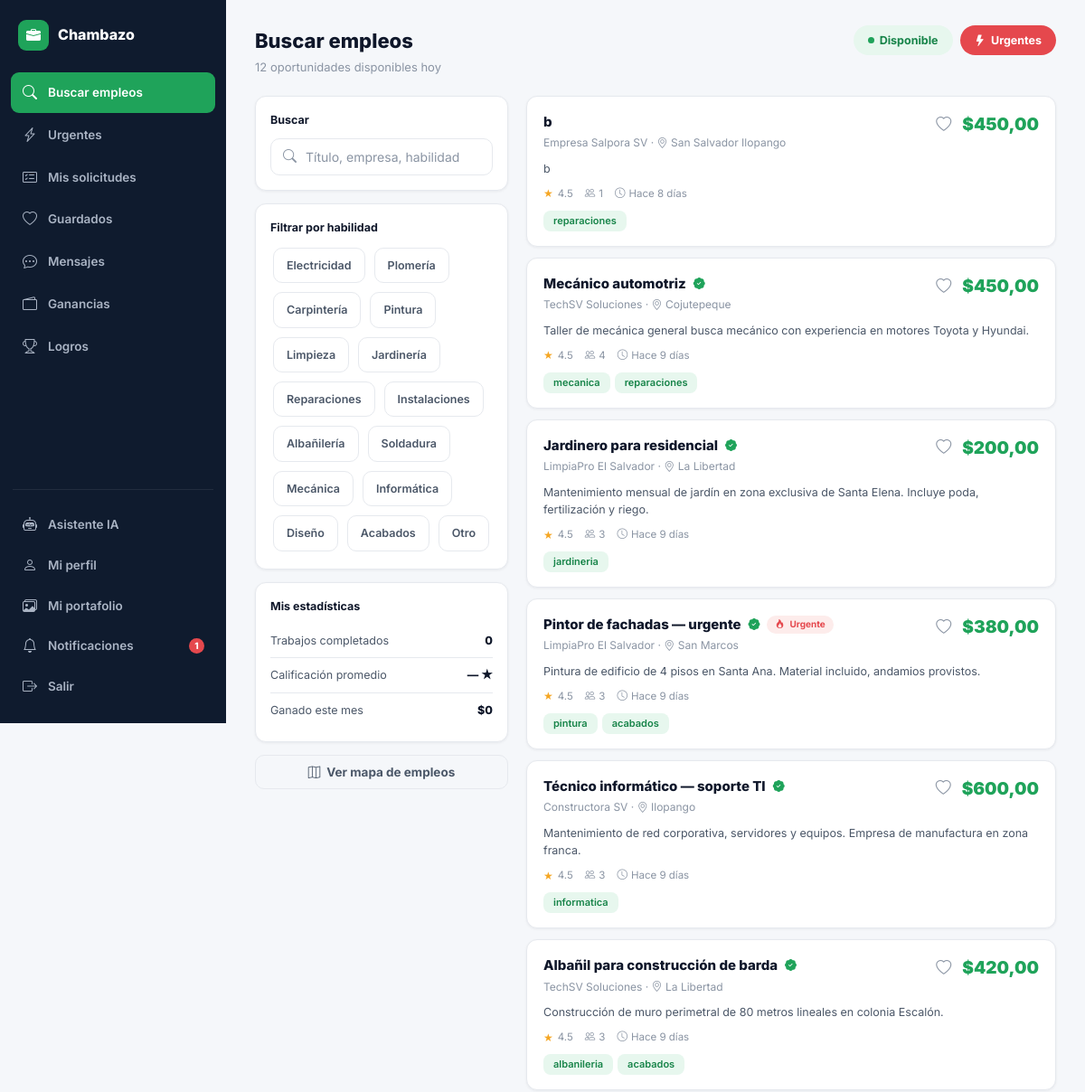
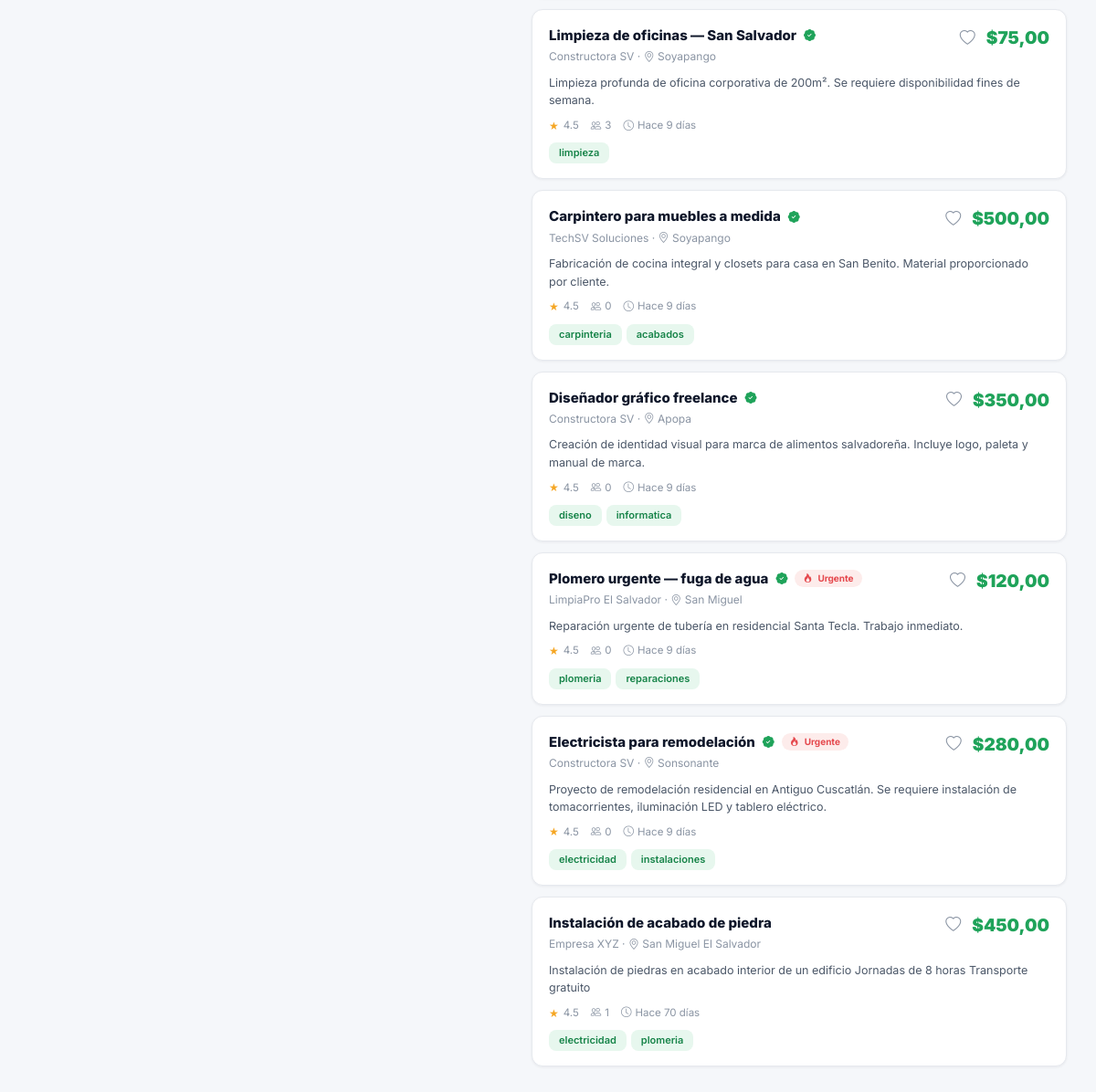
/inicio/ (signed in), run on the app's committed database (2 pictures, top to bottom).
### core/models.py (models this page shows, shortened)
class UserProfile(models.Model):
    ROL_CHOICES = [('trabajador', 'Trabajador'), ('contratista', 'Contratista')]
    user        = models.OneToOneField(User, on_delete=models.CASCADE, related_name='profile')
    rol         = models.CharField(max_length=20, choices=ROL_CHOICES)
    telefono    = models.CharField(max_length=20, blank=True)
    ubicacion   = models.CharField(max_length=100, blank=True)
    lat         = models.FloatField(null=True, blank=True)
    lng         = models.FloatField(null=True, blank=True)
    descripcion = models.TextField(blank=True)
    habilidades = models.JSONField(default=list, blank=True)
    empresa     = models.CharField(max_length=100, blank=True)
    foto        = models.ImageField(upload_to='fotos/', null=True, blank=True)
    verificado  = models.BooleanField(default=False)
    calificacion= models.FloatField(default=0.0)
    total_trabajos = models.IntegerField(default=0)
    notif_email = models.BooleanField(default=True)
    notif_sistema = models.BooleanField(default=True)
    disponible  = models.BooleanField(default=True)   # activo para contratar
    tarifa_hora = models.DecimalField(max_digits=8, decimal_places=2, null=True, blank=True)
    experiencia_anos = models.PositiveIntegerField(default=0)
    portfolio_url = models.URLField(blank=True)
    @property
    def nombre_display(self):
        if self.rol == 'contratista' and self.empresa:
            return self.empresa
        return self.user.get_full_name() or self.user.username
    def match_score(self, trabajo):
        if not self.habilidades or not trabajo.habilidades_req:
            return 0
        mias = set(self.habilidades)
        req  = set(trabajo.habilidades_req)
        if not req:
            return 0
        return int(len(mias & req) / len(req) * 100)

class Trabajo(models.Model):
    ESTADO_VACANTE = [
        ('disponible', 'Disponible'),
        ('en_proceso', 'En proceso'),
        ('ocupada', 'Ocupada'),
    ]
    contratista   = models.ForeignKey(User, on_delete=models.CASCADE, related_name='trabajos_publicados')
    titulo        = models.CharField(max_length=200)
    categoria     = models.CharField(max_length=50, choices=CATEGORY_CHOICES)
    descripcion   = models.TextField()
    requisitos    = models.TextField(blank=True)
    beneficios    = models.TextField(blank=True)
    ubicacion     = models.CharField(max_length=200)
    lat           = models.FloatField(null=True, blank=True)
    lng           = models.FloatField(null=True, blank=True)
    presupuesto   = models.DecimalField(max_digits=10, decimal_places=2)
    es_urgente    = models.BooleanField(default=False)
    estado_vacante= models.CharField(max_length=20, choices=ESTADO_VACANTE, default='disponible')
    activo        = models.BooleanField(default=True)
    creado        = models.DateTimeField(auto_now_add=True)
    actualizado   = models.DateTimeField(auto_now=True)
    habilidades_req = models.JSONField(default=list, blank=True)
    vistas        = models.PositiveIntegerField(default=0)
    modalidad     = models.CharField(max_length=20, choices=[
        ('presencial','Presencial'), ('remoto','Remoto'), ('hibrido','Híbrido')
    ], default='presencial')
    duracion      = models.CharField(max_length=100, blank=True,
                                     help_text='Ej: 3 días, 1 semana')
    verificacion_requerida = models.BooleanField(default=False)
    pagado        = models.BooleanField(default=False)
    fecha_pago    = models.DateTimeField(null=True, blank=True)
    class Meta:
        ordering = ['-creado']
    @property
    def tiempo_relativo(self):
        from django.utils import timezone
        diff = timezone.now() - self.creado
        if diff.days > 0:
            return f"Hace {diff.days} día{'s' if diff.days > 1 else ''}"
        hours = diff.seconds // 3600
        if hours > 0:
            return f"Hace {hours} hora{'s' if hours > 1 else ''}"
        mins = diff.seconds // 60
        return f"Hace {mins} minutos"
    @property
    def candidatos_count(self):
        return self.solicitudes.count()

### core/views.py (the view)
# urls.py: path('inicio/', views.home_trabajador, name='home_trabajador'),
@login_required
def home_trabajador(request):
    qs = Trabajo.objects.filter(activo=True).select_related('contratista__profile')
    q = request.GET.get('q', '')
    categoria = request.GET.get('categoria', '')
    urgente = request.GET.get('urgente', '')
    if q:
        qs = qs.filter(Q(titulo__icontains=q) | Q(descripcion__icontains=q) | Q(ubicacion__icontains=q))
    if categoria:
        qs = qs.filter(categoria=categoria)
    if urgente:
        qs = qs.filter(es_urgente=True)
    profile = request.user.profile
    guardado_ids = set(TrabajoGuardado.objects.filter(usuario=request.user).values_list('trabajo_id', flat=True))
    trabajos_list = []
    for t in qs[:60]:
        t.match = profile.match_score(t)
        t.esta_guardado = t.pk in guardado_ids
        trabajos_list.append(t)
    mis_sols = Solicitud.objects.filter(trabajador=request.user)
    stats = {
        'completados': mis_sols.filter(estado='contratado').count(),
        'calificacion': profile.calificacion,
        'ganado_mes': _ganado_este_mes(request.user),
    }
    ctx = ctx_base(request)
    ctx.update({'trabajos': trabajos_list, 'stats': stats, 'active': 'buscar', 'skills': SKILL_CHOICES})
    return render(request, 'core/home_trabajador.html', ctx)

### core/views.py (called while the page is built)
def ctx_base(request):
    ctx = {'GOOGLE_MAPS_KEY': settings.GOOGLE_MAPS_API_KEY}
    if request.user.is_authenticated:
        ctx['notif_count'] = Notificacion.objects.filter(usuario=request.user, leida=False).count()
        if request.user.profile.rol == 'trabajador':
            ctx['urgentes_count'] = Trabajo.objects.filter(activo=True, es_urgente=True).count()
            ctx['solicitudes_pend_count'] = Solicitud.objects.filter(
                trabajador=request.user, estado__in=['pendiente', 'en_revision']).count()
    return ctx

def _ganado_este_mes(user):
    hoy = timezone.now()
    total = Solicitud.objects.filter(
        trabajador=user, estado='contratado',
        actualizado__year=hoy.year, actualizado__month=hoy.month
    ).aggregate(s=Sum('trabajo__presupuesto'))['s']
    return total or 0

### core/templates/core/home_trabajador.html (shortened to what this page needs)
{% extends 'core/base.html' %}
{% block body %}
{% include 'core/_sidebar_trabajador.html' %}
<div class="page-hd">
  <div>
    <h1>Buscar empleos</h1>
    <p>{{ trabajos|length }} oportunidad{{ trabajos|length|pluralize:"es" }} disponible{{ trabajos|length|pluralize }} hoy</p>
  </div>
  <div class="pill-toggle">
    <span class="pill pill-green"><span class="pill-dot"></span>Disponible</span>
    <a href="{% url 'trabajos_urgentes' %}" class="pill pill-red"><i class="bi bi-lightning-fill"></i> Urgentes</a>
  </div>
</div>
<div class="layout-2col">
  <div>
    <div class="filter-card">
      <h4>Buscar</h4>
      <form method="get" id="searchForm">
        <div class="input-icon-wrap">
          <i class="bi bi-search"></i>
          <input type="text" name="q" value="{{ request.GET.q }}" class="form-control" placeholder="Título, empresa, habilidad">
        </div>
      </form>
    </div>
    <div class="filter-card">
      <h4>Filtrar por habilidad</h4>
      <div style="display:flex;flex-wrap:wrap;gap:4px;">
        {% for val, label in skills %}
        <a href="?categoria={{ val }}{% if request.GET.q %}&q={{ request.GET.q }}{% endif %}"
           class="cat-icon-btn {% if request.GET.categoria == val %}active{% endif %}">{{ label }}</a>
        {% endfor %}
      </div>
    </div>
    <div class="filter-card">
      <h4>Mis estadísticas</h4>
      <div class="mini-stat-row"><span class="lbl">Trabajos completados</span><span class="val">{{ stats.completados }}</span></div>
      <div class="mini-stat-row"><span class="lbl">Calificación promedio</span><span class="val">{{ stats.calificacion|default:"—" }} ★</span></div>
      <div class="mini-stat-row"><span class="lbl">Ganado este mes</span><span class="val t-green">${{ stats.ganado_mes }}</span></div>
    </div>
    <button onclick="toggleMap()" class="btn btn-outline btn-full" id="mapToggleBtn">
      <i class="bi bi-map"></i> Ver mapa de empleos
    </button>
  </div>
  <div>
    {% for trabajo in trabajos %}
    <div class="job-row-card">
      <div class="job-row-top">
        <div style="flex:1;min-width:0;">
          <div class="flex-c gap-8">
            <a href="{% url 'trabajo_detalle' trabajo.pk %}" class="job-row-title-link">{{ trabajo.titulo }}</a>
            {% if trabajo.contratista.profile.verificado %}<i class="bi bi-patch-check-fill t-green" style="font-size:13px;"></i>{% endif %}
            {% if trabajo.es_urgente %}<span class="pill pill-red-lt" style="padding:2px 9px;font-size:10px;"><i class="bi bi-fire"></i> Urgente</span>{% endif %}
          </div>
          <div class="job-row-author">{{ trabajo.contratista.profile.nombre_display }} · <i class="bi bi-geo-alt"></i> {{ trabajo.ubicacion }}</div>
        </div>
        <div class="flex-c gap-10" style="flex-shrink:0;">
          <form method="post" action="{% url 'toggle_guardado' trabajo.pk %}"><input type="hidden" name="next" value="{{ request.get_full_path }}">{% csrf_token %}
            <button type="submit" class="save-heart {% if trabajo.esta_guardado %}saved{% endif %}"><i class="bi {% if trabajo.esta_guardado %}bi-heart-fill{% else %}bi-heart{% endif %}"></i></button>
          </form>
          <div class="job-row-price">${{ trabajo.presupuesto }}</div>
        </div>
      </div>
      <div class="job-row-desc">{{ trabajo.descripcion|truncatechars:140 }}</div>
      <div class="job-row-meta">
        <span><span class="stars" style="font-size:12px;">★</span> {{ trabajo.contratista.profile.calificacion|default:"4.5" }}</span>
        <span><i class="bi bi-people"></i> {{ trabajo.candidatos_count }}</span>
        <span><i class="bi bi-clock"></i> {{ trabajo.tiempo_relativo }}</span>
      </div>
      <div style="display:flex;flex-wrap:wrap;gap:5px;">
        {% for hab in trabajo.habilidades_req|slice:":3" %}<span class="skill-tag">{{ hab }}</span>{% endfor %}
      </div>
    </div>
    {% endfor %}
  </div>
</div>
{% include 'core/_sidebar_close.html' %}
{% endblock %}

### data on the page
UserProfile: calificacion "—"
Trabajo: titulo "b", contratista.profile.nombre_display "Empresa Salpora SV", ubicacion "San Salvador Ilopango", presupuesto "450,00", descripcion "b", contratista.profile.calificacion "4.5", candidatos_count "1", tiempo_relativo "Hace 8 días", habilidades_req "reparaciones"
Trabajo: titulo "Mecánico automotriz", contratista.profile.nombre_display "TechSV Soluciones", ubicacion "Cojutepeque", presupuesto "450,00", descripcion "Taller de mecánica general busca mecánico con experiencia en motores Toyota y Hyundai.", contratista.profile.calificacion "4.5", candidatos_count "4", tiempo_relativo "Hace 9 días", habilidades_req "mecanica" "reparaciones"
Trabajo: titulo "Jardinero para residencial", contratista.profile.nombre_display "LimpiaPro El Salvador", ubicacion "La Libertad", presupuesto "200,00", descripcion "Mantenimiento mensual de jardín en zona exclusiva de Santa Elena. Incluye poda, fertilización y riego.", contratista.profile.calificacion "4.5", candidatos_count "3", tiempo_relativo "Hace 9 días", habilidades_req "jardineria"
Trabajo: titulo "Pintor de fachadas — urgente", es_urgente True (drawn), contratista.profile.nombre_display "LimpiaPro El Salvador", ubicacion "San Marcos", presupuesto "380,00", descripcion "Pintura de edificio de 4 pisos en Santa Ana. Material incluido, andamios provistos.", contratista.profile.calificacion "4.5", candidatos_count "3", tiempo_relativo "Hace 9 días", habilidades_req "pintura" "acabados"
Trabajo: titulo "Técnico informático — soporte TI", contratista.profile.nombre_display "Constructora SV", ubicacion "Ilopango", presupuesto "600,00", descripcion "Mantenimiento de red corporativa, servidores y equipos. Empresa de manufactura en zona franca.", contratista.profile.calificacion "4.5", candidatos_count "3", tiempo_relativo "Hace 9 días", habilidades_req "informatica"
Trabajo: titulo "Albañil para construcción de barda", contratista.profile.nombre_display "TechSV Soluciones", ubicacion "La Libertad", presupuesto "420,00", descripcion "Construcción de muro perimetral de 80 metros lineales en colonia Escalón.", contratista.profile.calificacion "4.5", candidatos_count "3", tiempo_relativo "Hace 9 días", habilidades_req "albanileria" "acabados"
Trabajo: titulo "Limpieza de oficinas — San Salvador", contratista.profile.nombre_display "Constructora SV", ubicacion "Soyapango", presupuesto "75,00", descripcion "Limpieza profunda de oficina corporativa de 200m². Se requiere disponibilidad fines de semana.", contratista.profile.calificacion "4.5", candidatos_count "3", tiempo_relativo "Hace 9 días", habilidades_req "limpieza"
Trabajo: titulo "Carpintero para muebles a medida", contratista.profile.nombre_display "TechSV Soluciones", ubicacion "Soyapango", presupuesto "500,00", descripcion "Fabricación de cocina integral y closets para casa en San Benito. Material proporcionado por cliente.", contratista.profile.calificacion "4.5", candidatos_count "0", tiempo_relativo "Hace 9 días", habilidades_req "carpinteria" "acabados"
Trabajo: titulo "Diseñador gráfico freelance", contratista.profile.nombre_display "Constructora SV", ubicacion "Apopa", presupuesto "350,00", descripcion "Creación de identidad visual para marca de alimentos salvadoreña. Incluye logo, paleta y manual de marca.", contratista.profile.calificacion "4.5", candidatos_count "0", tiempo_relativo "Hace 9 días", habilidades_req "diseno" "informatica"
Trabajo: titulo "Plomero urgente — fuga de agua", es_urgente True (drawn), contratista.profile.nombre_display "LimpiaPro El Salvador", ubicacion "San Miguel", presupuesto "120,00", descripcion "Reparación urgente de tubería en residencial Santa Tecla. Trabajo inmediato.", contratista.profile.calificacion "4.5", candidatos_count "0", tiempo_relativo "Hace 9 días", habilidades_req "plomeria" "reparaciones"
Trabajo: titulo "Electricista para remodelación", es_urgente True (drawn), contratista.profile.nombre_display "Constructora SV", ubicacion "Sonsonante", presupuesto "280,00", descripcion "Proyecto de remodelación residencial en Antiguo Cuscatlán. Se requiere instalación de tomacorrientes, iluminación LED y tablero eléctrico.", contratista.profile.calificacion "4.5", candidatos_count "0", tiempo_relativo "Hace 9 días", habilidades_req "electricidad" "instalaciones"
Trabajo: titulo "Instalación de acabado de piedra", contratista.profile.nombre_display "Empresa XYZ", ubicacion "San Miguel El Salvador", presupuesto "450,00", descripcion "Instalación de piedras en acabado interior de un edificio Jornadas de 8 horas Transporte gratuito", contratista.profile.calificacion "4.5", candidatos_count "1", tiempo_relativo "Hace 70 días", habilidades_req "electricidad" "plomeria"

### other printed values
{{ notif_count }} "1"
{{ trabajos|length }} "12"
{{ label }} "Electricidad" "Plomería" "Carpintería" "Pintura" "Limpieza" "Jardinería" "Reparaciones" "Instalaciones" "Albañilería" "Soldadura" "Mecánica" "Informática" "Diseño" "Acabados" "Otro"
{{ stats.completados }} "0"
{{ stats.ganado_mes }} "0"
